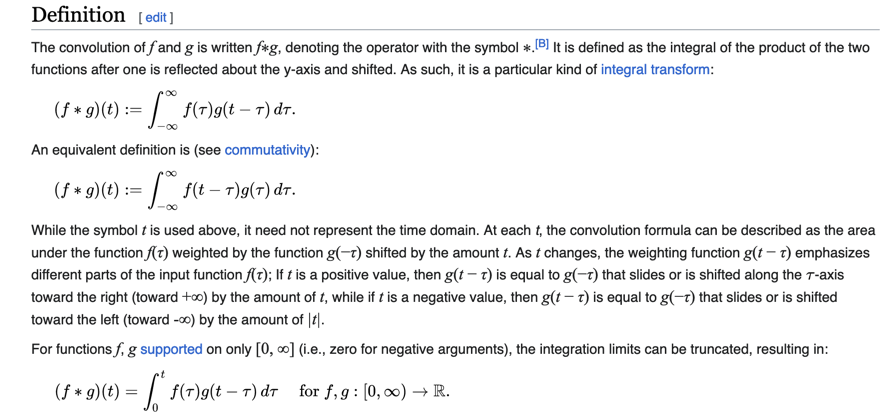
#> input picture notes/computer_vision/class_3/img.png, 896 x 420 px, given in place of the camera
$ python class_3.py
#> lines starting #> are read from the running program, lines starting #| are printed output that depends on the picture
import cv2
from numpy import ndarray
from math import sqrt
import numpy as np

if __name__ == "__main__":
    # load up a camera - you'll need to have a camera plugged in
    camera = cv2.VideoCapture(0)  # if you have multiple cameras, you can cycle through them here

    """if you get an error looking for the haarcascade classifier, you can download a one here but it should come with
    opencv, a nice blogpost on how it works is available in the same link as described in the function above about
    the classifier parameters:
    https://www.bogotobogo.com/python/OpenCV_Python/python_opencv3_Image_Object_Detection_Face_Detection_Haar_Cascade_Classifiers.php


    if something doesn't work you can download it here:  https://github.com/opencv/opencv/tree/master/data/haarcascades
    then point the next line of code at the cascade classifier - it should
    """

    # linear operators

    laplacian = np.array([[0, 1, 0],
                          [1, -4, 1],
                          [0, 1, 0]])

    kernel1 = np.array([[-1, -2, -1],
                        [0, 0, 0],
                        [1, 2, 1]])

    kernel2 = np.array([[-1, -2, -1],
                        [0, 0, 0],
                        [1, 2, 1]]).T


    while True:

        ret, frame = camera.read()
#> frame is the input picture: shape (420, 896, 3); mean B, G, R 241.1, 240.7, 240.5

        frame = cv2.cvtColor(frame, cv2.COLOR_BGR2GRAY)
#> frame: shape (420, 896)

        # Gaussian blur for denoising
        kernel_size = (5, 5)
        frame = cv2.GaussianBlur(frame, kernel_size, 1)
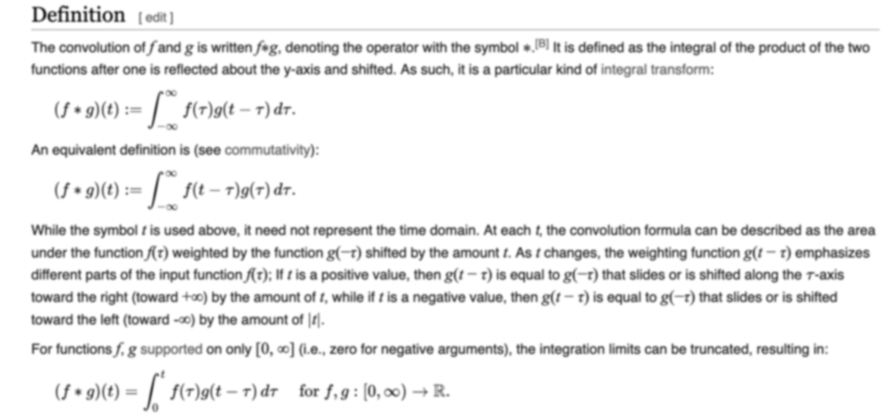
#> frame: shape (420, 896); min 47, max 255, mean 240.7

        frame = cv2.filter2D(src=frame, ddepth=-1, kernel=kernel1)
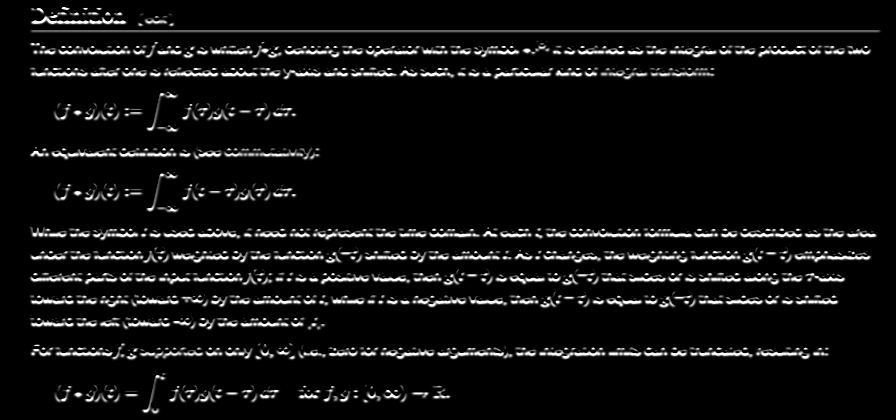
#> frame: shape (420, 896); min 0, max 255, mean 15.7
        frame = cv2.filter2D(src=frame, ddepth=-1, kernel=kernel2)
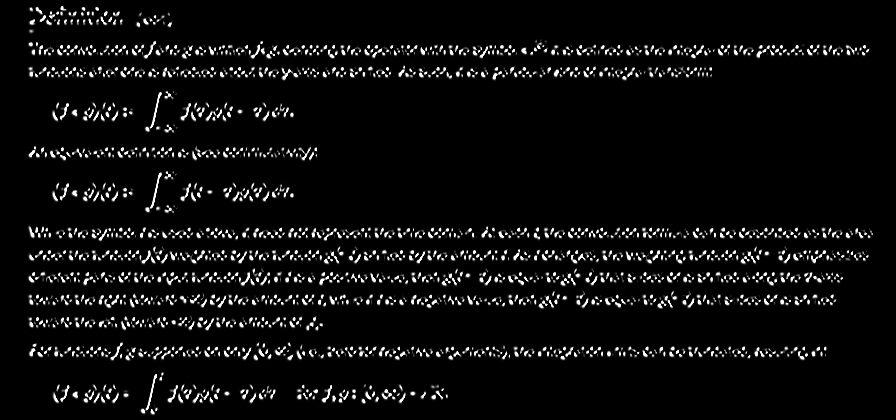
#> frame: shape (420, 896); min 0, max 255, mean 13.6
        # frame = cv2.filter2D(src=frame, ddepth=-1, kernel=laplacian)

        cv2.imshow('Happy People!', frame)  # go figure, "imshow" shows an image

        # open CV can handle some key press stuff too
        key_pressed = cv2.waitKey(1)  # this gives the current key, I don't know why it's set up this way
#> (key q is pressed here)
        if key_pressed == 27 or key_pressed == ord("q"):
            """
            there's a bunch of key codes you can look up for key press codes,
            in this case when we get a q or the esc key, break out of the loop
            27 is the escape key - I found it in a geeks-4-geeks post, but there
            is actually good documentation in the language of your choice in opencv's documentations
            """
            break

    camera.release()  # release the camera, it should do this anyway when the program ends, but yah

    cv2.destroyAllWindows()  # close and kill the windows now that you're done
